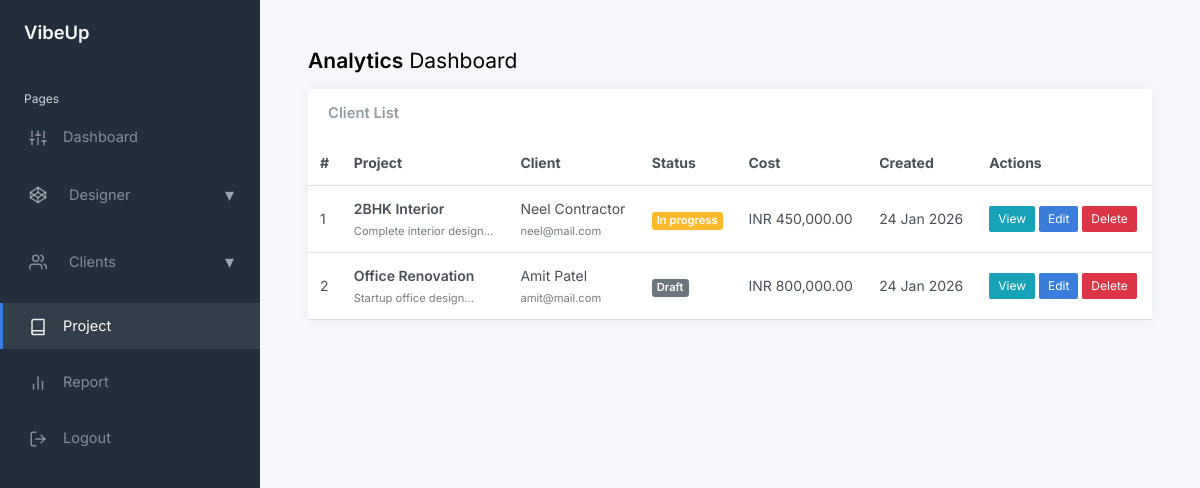
The page /adminkit-main/static/project.php on the database its author committed.
### tables this page shows
CREATE TABLE Project (
    id CHAR(20) PRIMARY KEY,
    user_id CHAR(20) NOT NULL,
    name VARCHAR(20) NOT NULL,
    description TEXT,
    status ENUM('draft','in_progress','completed') DEFAULT 'draft',
    currency VARCHAR(3) DEFAULT 'INR',
    total_estimated_cost DECIMAL(12,2),
    created_at TIMESTAMP DEFAULT CURRENT_TIMESTAMP,
    updated_at TIMESTAMP DEFAULT CURRENT_TIMESTAMP ON UPDATE CURRENT_TIMESTAMP,
    CONSTRAINT fk_project_user
        FOREIGN KEY (user_id) REFERENCES User(id)
        ON DELETE CASCADE
);

CREATE TABLE User (
    id CHAR(20) PRIMARY KEY,
    name VARCHAR(100),
    email VARCHAR(15) UNIQUE NOT NULL,
    username VARCHAR(50) UNIQUE NOT NULL,
    password_hash VARCHAR(50),
    phone VARCHAR(10),
    profile_pic_url TEXT,
    dob DATE,
    role ENUM('user','designer','admin') DEFAULT 'user',
    created_at TIMESTAMP DEFAULT CURRENT_TIMESTAMP
);

### adminkit-main/static/project.php (the view, shortened to what this page needs)
<?php
include 'config.php';
$query = "
    SELECT
        p.id,
        p.name AS project_name,
        p.description,
        p.status,
        p.currency,
        p.total_estimated_cost,
        p.created_at,
        u.name AS client_name,
        u.email AS client_email
    FROM project p
    JOIN user u ON p.user_id = u.id
    ORDER BY p.created_at DESC
";
$result = mysqli_query($conn, $query);
?>
<!DOCTYPE html>
<html lang="en">
<head>
	<link href="css/app.css" rel="stylesheet">
</head>
<body>
	<div class="wrapper">
		<?php include 'includes/sidebar.php'; ?>
		<div class="main">
			<main class="content">
				<div class="container-fluid p-0">
					<h1 class="h3 mb-3"><strong>Analytics</strong> Dashboard</h1>
					<div class="row">
						<div class="col-12">
							<div class="card flex-fill">
								<div class="card-header">
									<h5 class="card-title mb-0">Client List</h5>
								</div>
								<div class="card-body p-0">
									<table class="table table-hover my-0">
										<thead>
                                            <tr>
                                                <th>#</th>
                                                <th>Project</th>
                                                <th>Client</th>
                                                <th>Status</th>
                                                <th>Cost</th>
                                                <th>Created</th>
                                                <th>Actions</th>
                                            </tr>
                                        </thead>
                                                                            <tbody>
                                        <?php $i = 1; while ($row = mysqli_fetch_assoc($result)): ?>
                                            <tr>
                                                <td><?= $i++ ?></td>
                                                <td>
                                                    <strong><?= htmlspecialchars($row['project_name']) ?></strong>
                                                    <br>
                                                    <small class="text-muted">
                                                        <?= substr(strip_tags($row['description']), 0, 60) ?>...
                                                    </small>
                                                </td>
                                                <td>
                                                    <?= htmlspecialchars($row['client_name']) ?><br>
                                                    <small class="text-muted"><?= htmlspecialchars($row['client_email']) ?></small>
                                                </td>
                                                <td>
                                                    <?php
                                                    $badge = match ($row['status']) {
                                                        'draft' => 'secondary',
                                                        'in_progress' => 'warning',
                                                        'completed' => 'success',
                                                        default => 'dark'
                                                    };
                                                    ?>
                                                    <span class="badge bg-<?= $badge ?>">
                                                        <?= ucfirst(str_replace('_', ' ', $row['status'])) ?>
                                                    </span>
                                                </td>
                                                <td>
                                                    <?= $row['currency'] ?>
                                                    <?= number_format($row['total_estimated_cost'], 2) ?>
                                                </td>
                                                <td><?= date('d M Y', strtotime($row['created_at'])) ?></td>
                                                <td>
                                                    <a href="view_project.php?id=<?= $row['id'] ?>"
                                                        class="btn btn-sm btn-info">View</a>
                                                    <a href="edit_project.php?id=<?= $row['id'] ?>"
                                                        class="btn btn-sm btn-primary">Edit</a>
                                                    <a href="delete_project.php?id=<?= $row['id'] ?>"
                                                        onclick="return confirm('Delete this project?')"
                                                        class="btn btn-sm btn-danger">Delete</a>
                                                </td>
                                            </tr>
                                        <?php endwhile; ?>
                                        </tbody>
									</table>
								</div>
							</div>
						</div>
					</div>
				</div>
			</main>
		</div>
	</div>
</body>
</html>

### adminkit-main/static/includes/sidebar.php (shortened to what this page needs)
<?php
$currentPage = basename($_SERVER['PHP_SELF']);
$designerPages = ['designer.php', 'designer_requests.php', 'designer_performance.php'];
$clientPages = ['user.php', 'feedbacks.php'];
?>
<nav id="sidebar" class="sidebar js-sidebar">
    <div class="sidebar-content js-simplebar">
        <a class="sidebar-brand" href="index.php">
            <span class="align-middle">VibeUp</span>
        </a>
        <ul class="sidebar-nav">
            <li class="sidebar-header">Pages</li>
            <li class="sidebar-item <?= ($currentPage == 'index.php') ? 'active' : '' ?>">
                <a class="sidebar-link" href="index.php">
                    <i data-feather="sliders"></i>
                    <span>Dashboard</span>
                </a>
            </li>
            <li class="sidebar-item <?= in_array($currentPage, $designerPages) ? 'active' : '' ?>">
                <a data-bs-target="#designerMenu" data-bs-toggle="collapse" class="sidebar-link has-submenu">
                    <span class="menu-left">
                        <i data-feather="codepen"></i>
                        <span>Designer</span>
                    </span>
                    <span class="submenu-caret"></span>
                </a>
            </li>
            <li class="sidebar-item <?= in_array($currentPage, $clientPages) ? 'active' : '' ?>">
                <a data-bs-target="#clientMenu" data-bs-toggle="collapse" class="sidebar-link has-submenu">
                    <span class="menu-left">
                        <i data-feather="users"></i>
                        <span>Clients</span>
                    </span>
                    <span class="submenu-caret"></span>
                </a>
            </li>
            <li class="sidebar-item <?= ($currentPage == 'project.php') ? 'active' : '' ?>">
                <a class="sidebar-link" href="project.php">
                    <i data-feather="book"></i>
                    <span>Project</span>
                </a>
            </li>
            <li class="sidebar-item <?= ($currentPage == 'report.php') ? 'active' : '' ?>">
                <a class="sidebar-link" href="report.php">
                    <i data-feather="bar-chart-2"></i>
                    <span>Report</span>
                </a>
            </li>
            <li class="sidebar-item mt-auto <?= ($currentPage == 'logout.php') ? 'active' : '' ?>">
                <a class="sidebar-link" href="logout.php">
                    <i data-feather="log-out"></i>
                    <span>Logout</span>
                </a>
            </li>
        </ul>
    </div>
</nav>

### adminkit-main/static/includes/sidebar.php (style rules this page uses)
.sidebar-item.active>.sidebar-link { background: rgba(255, 255, 255, 0.08); color: #ffffff; }
.sidebar-link.has-submenu { display: flex; align-items: center; justify-content: space-between; }
.sidebar-link .menu-left { display: flex; align-items: center; gap: 10px; }
.submenu-caret::before { content: "▾"; font-size: 20px; color: #9aa7b2; transition: transform 0.25s ease; }
.sidebar-item > .sidebar-link { transition: background 0.25s ease, color 0.25s ease; }
.submenu-caret::before { content: "▾"; font-size: 18px; color: #9aa7b2; display: inline-block; transition: transform 0.35s cubic-bezier(0.4, 0, 0.2, 1), color 0.25s ease; }
.sidebar-nav > .sidebar-item { margin-bottom: 10px; }
.sidebar-nav > .sidebar-item > .sidebar-link { padding-top: 12px; padding-bottom: 12px; font-size: 14.5px; }

### rows shown on the page
project: name "2BHK Interior", description "Complete interior design", user.name "Neel Contractor", user.email "neel@mail.com", status "In progress", currency "INR", total_estimated_cost "450,000.00", created_at "24 Jan 2026"
project: name "Office Renovation", description "Startup office design", user.name "Amit Patel", user.email "amit@mail.com", status "Draft", currency "INR", total_estimated_cost "800,000.00", created_at "24 Jan 2026"
